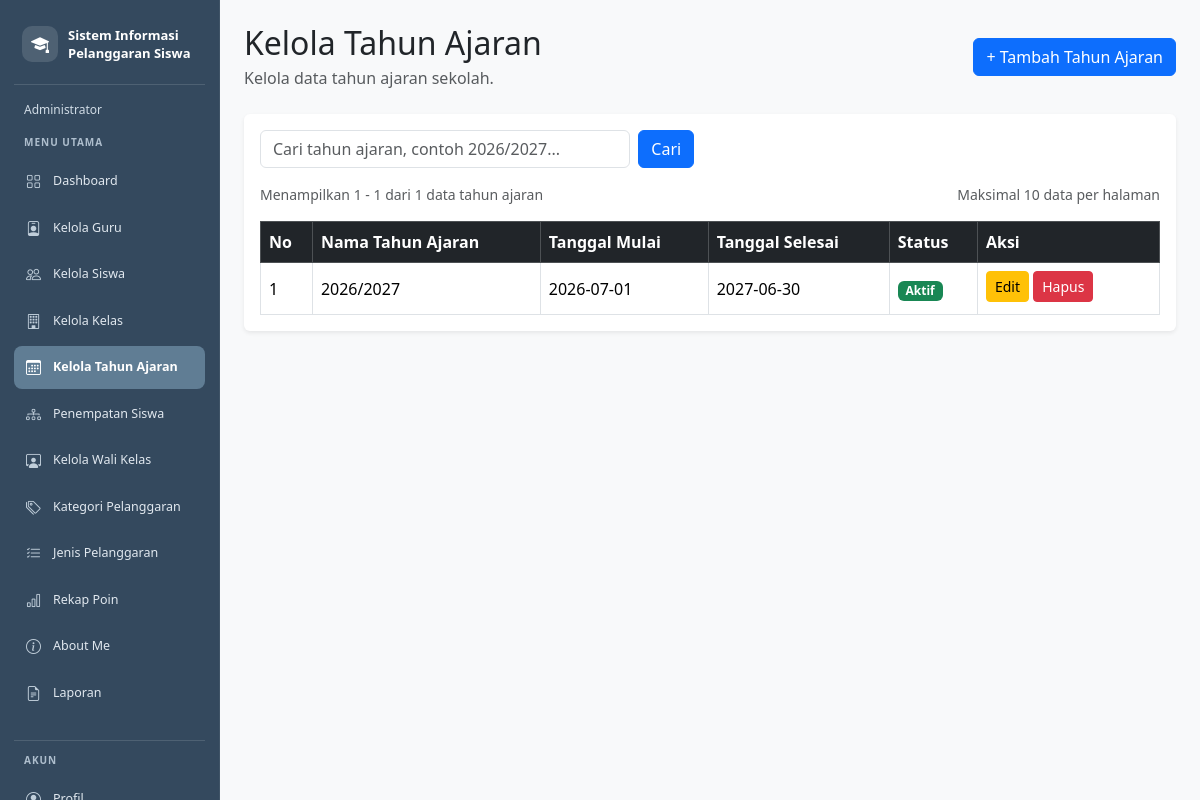
/tahun_ajaran.php (signed in), run on the app's committed database.
### tables this page shows
CREATE TABLE `t_tahun_ajaran` (
  `id` int(11) NOT NULL,
  `nama` varchar(20) NOT NULL,
  `tanggal_mulai` date NOT NULL,
  `tanggal_selesai` date NOT NULL,
  `status_aktif` tinyint(1) NOT NULL,
  `created_at` timestamp NULL DEFAULT current_timestamp(),
  `updated_at` timestamp NULL DEFAULT current_timestamp()
);

### tahun_ajaran.php (the view, shortened to what this page needs)
<?php
include "config/koneksi.php";
$cari = trim($_GET['cari'] ?? '');
$batas = 10;
$halaman = max(1, (int) ($_GET['halaman'] ?? 1));
$where = "";
$keyword = "";
$sqlJumlah = "SELECT COUNT(*) AS total
              FROM t_tahun_ajaran" . $where;
$stmtJumlah = mysqli_prepare($koneksi, $sqlJumlah);
mysqli_stmt_execute($stmtJumlah);
$hasilJumlah = mysqli_stmt_get_result($stmtJumlah);
$dataJumlah = mysqli_fetch_assoc($hasilJumlah);
$totalData = (int) $dataJumlah['total'];
$offset = ($halaman - 1) * $batas;
$sqlData = "SELECT id, nama, tanggal_mulai, tanggal_selesai, status_aktif
            FROM t_tahun_ajaran"
            . $where .
            " ORDER BY id DESC
              LIMIT ? OFFSET ?";
$stmtData = mysqli_prepare($koneksi, $sqlData);
if ($cari !== '') {
    mysqli_stmt_bind_param(
        $stmtData,
        "sii",
        $keyword,
        $batas,
        $offset
    );
} else {
    mysqli_stmt_bind_param(
        $stmtData,
        "ii",
        $batas,
        $offset
    );
}
mysqli_stmt_execute($stmtData);
$result = mysqli_stmt_get_result($stmtData);
?>
<!DOCTYPE html>
<html lang="id">
<head>
    <link href="https://cdn.jsdelivr.net/npm/bootstrap@5.3.8/dist/css/bootstrap.min.css"
          rel="stylesheet">
</head>
<body>
<?php include "includes/sidebar.php"; ?>
<main class="konten-utama">
    <div class="d-flex justify-content-between align-items-center flex-wrap gap-3 mb-4">
        <div>
            <h2 class="mb-1">Kelola Tahun Ajaran</h2>
            <p class="text-muted mb-0">
                Kelola data tahun ajaran sekolah.
            </p>
        </div>
        <a href="tambah_tahun_ajaran.php" class="btn btn-primary">
            + Tambah Tahun Ajaran
        </a>
    </div>
    <div class="card border-0 shadow-sm">
        <div class="card-body">
            <form action="tahun_ajaran.php" method="GET"
                  class="row g-2 mb-3">
                <div class="col-md-6 col-lg-5">
                    <input
                        type="text"
                        name="cari"
                        class="form-control"
                        placeholder="Cari tahun ajaran, contoh 2026/2027..."
                        value="<?= htmlspecialchars($cari, ENT_QUOTES, 'UTF-8') ?>"
                    >
                </div>
                <div class="col-auto">
                    <button type="submit" class="btn btn-primary">
                        Cari
                    </button>
                </div>
            </form>
            <div class="d-flex justify-content-between align-items-center flex-wrap gap-2 mb-3">
                <small class="text-muted">
                    Menampilkan
                    <?= $totalData > 0 ? $offset + 1 : 0 ?>
                    -
                    <?= min($offset + $batas, $totalData) ?>
                    dari <?= $totalData ?> data tahun ajaran
                </small>
                <small class="text-muted">
                    Maksimal 10 data per halaman
                </small>
            </div>
            <div class="table-responsive">
                <table class="table table-bordered table-hover align-middle mb-0">
                    <thead class="table-dark">
                        <tr>
                            <th>No</th>
                            <th>Nama Tahun Ajaran</th>
                            <th>Tanggal Mulai</th>
                            <th>Tanggal Selesai</th>
                            <th>Status</th>
                            <th style="min-width: 140px;">Aksi</th>
                        </tr>
                    </thead>
                    <tbody>
                    <?php
                    $no = $offset + 1;
                    if (mysqli_num_rows($result) > 0) {
                        while ($tahun = mysqli_fetch_assoc($result)) {
                    ?>
                        <tr>
                            <td><?= $no++ ?></td>
                            <td>
                                <?= htmlspecialchars($tahun['nama'], ENT_QUOTES, 'UTF-8') ?>
                            </td>
                            <td>
                                <?= htmlspecialchars($tahun['tanggal_mulai'], ENT_QUOTES, 'UTF-8') ?>
                            </td>
                            <td>
                                <?= htmlspecialchars($tahun['tanggal_selesai'], ENT_QUOTES, 'UTF-8') ?>
                            </td>
                            <td>
                                <?php if ($tahun['status_aktif'] == 1) { ?>
                                    <span class="badge bg-success">Aktif</span>
                                <?php } else { ?>
                                    <span class="badge bg-secondary">Nonaktif</span>
                                <?php } ?>
                            </td>
                            <td>
                                <a
                                    href="edit_tahun_ajaran.php?id=<?= (int) $tahun['id'] ?>"
                                    class="btn btn-sm btn-warning mb-1">
                                    Edit
                                </a>
                                <form
                                    action="hapus_tahun_ajaran.php"
                                    method="POST"
                                    class="d-inline"
                                    onsubmit="return confirm('Yakin ingin menghapus tahun ajaran ini?')">
                                    <button
                                        type="submit"
                                        class="btn btn-sm btn-danger mb-1">
                                        Hapus
                                    </button>
                                </form>
                            </td>
                        </tr>
                    <?php
                        }
                    } ?>
                    </tbody>
                </table>
            </div>
        </div>
    </div>
</main>
</body>
</html>

### tahun_ajaran.php (style rules this page uses)
body { margin: 0; background-color: #f8f9fa; }
.konten-utama { margin-left: 220px; width: calc(100% - 220px); min-height: 100vh; padding: 24px; box-sizing: border-box; }

### data on the page
t_tahun_ajaran: nama "2026/2027", tanggal_mulai "2026-07-01", tanggal_selesai "2027-06-30", status_aktif "Aktif"

### other printed values
$labelRole "Administrator"
$menu[0] "Dashboard"
$menu[0] "Kelola Guru"
$menu[0] "Kelola Siswa"
$menu[0] "Kelola Kelas"
$menu[0] "Kelola Tahun Ajaran"
$menu[0] "Penempatan Siswa"
$menu[0] "Kelola Wali Kelas"
$menu[0] "Kategori Pelanggaran"
$menu[0] "Jenis Pelanggaran"
$menu[0] "Rekap Poin"
$menu[0] "About Me"
$menu[0] "Laporan"
$offset + 1 "1"
min($offset + $batas, $totalData) "1"
